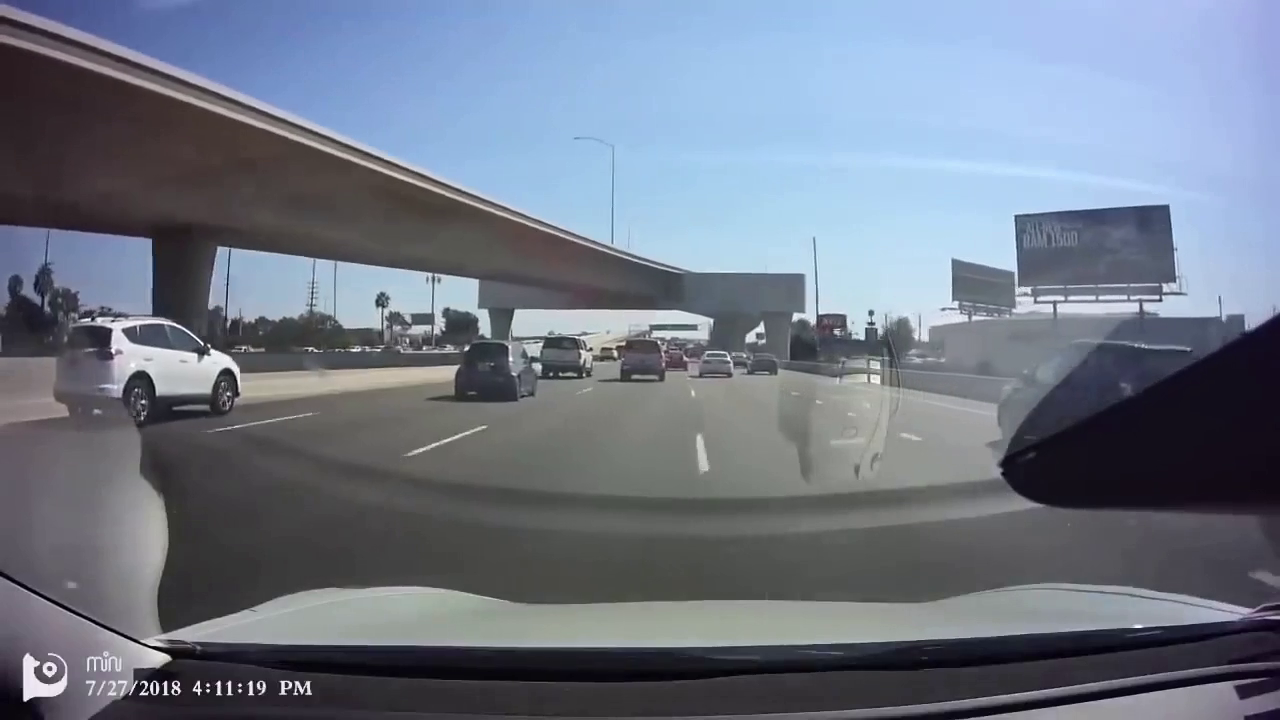
#> input picture frame 17 of Car_dashcam_feed.mp4, 1280 x 720 px
$ python video_car_tracker.py
#> lines starting #> are read from the running program, lines starting #| are printed output that depends on the picture; after the words box and inside, x2 and y2 are one past the last pixel; in counts of white or black regions, pixels touching at a corner belong together
import cv2 as cv
from random import randrange

#The test video clip
video_file = 'Car_dashcam_feed.mp4'

#The function videocapture allows us to gain access to our webcam video feed
video = cv.VideoCapture(video_file)

while True:
    """The function webcam.read() converts our file to a suitable format for the cv2 library. It returns a tuple. The tuple contains a boolean which is stored in the variable successful_frame_read and a frame from the video which is stored in variable frame."""
    successful_frame_read, frame = video.read()
#> frame is the input picture: shape (720, 1280, 3); mean B, G, R 134.3, 120, 111.7

    #This is a check measure. It allows us to identify whether the video has been read successfully.
    if not successful_frame_read:
        break

    #A pre-trained neural network from cars.xml on Github
    cars_classifier_file = 'cars.xml'


    #We create the car tracker here
    video_car_tracker = cv.CascadeClassifier(cars_classifier_file)


    #We convert the video to grey scale to allow the algorithm to work faster
    video_cars_grey_scale = cv.cvtColor(frame, cv.COLOR_BGR2GRAY)
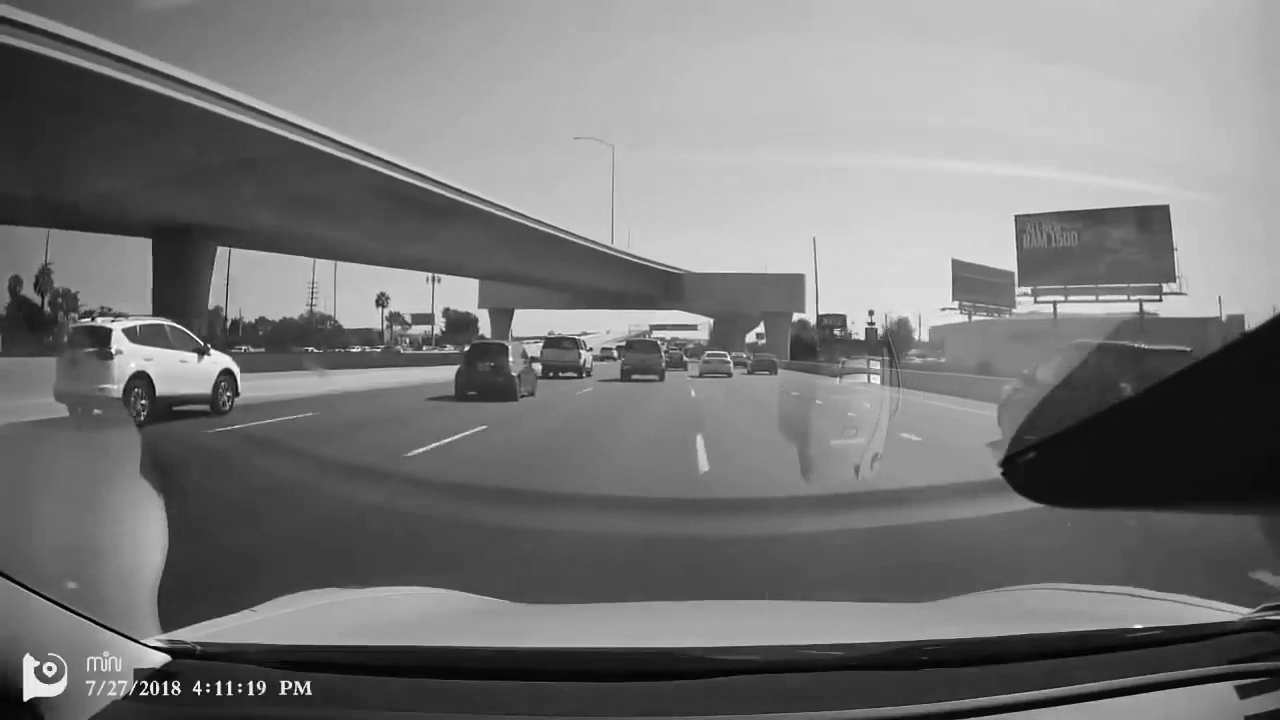
#> video_cars_grey_scale: shape (720, 1280); min 0, max 255, mean 119.1

    #This displays our video
    cv.imshow('Car Tracking system', video_cars_grey_scale)


    """The detectMultiScale functions returns a multi-dimensional array with the coordinates of the position of he vehicles in each frame of the video."""
    video_cars = video_car_tracker.detectMultiScale(video_cars_grey_scale)
#> video_cars = [[555, 365, 22, 22], [634, 366, 24, 24], [1227, 666, 43, 43], [229, 334, 44, 44], [733, 334, 57, 57], [689, 341, 52, 52], [1032, 648, 43, 43]]
    #print(video_cars)


    #Drawing tracking rectangles around the identified vehicles in each frame
    for (x,y,w,h) in video_cars:
        cv.rectangle(frame,(x,y),(x+w,y+h),(randrange(255),randrange(255),randrange(255)),5)

        #This displays our video
        cv.imshow('Car Tracking system', frame)
#> this loop made 7 passes
#> pass 2, `cv.imshow('Car Tracking system', frame)`:
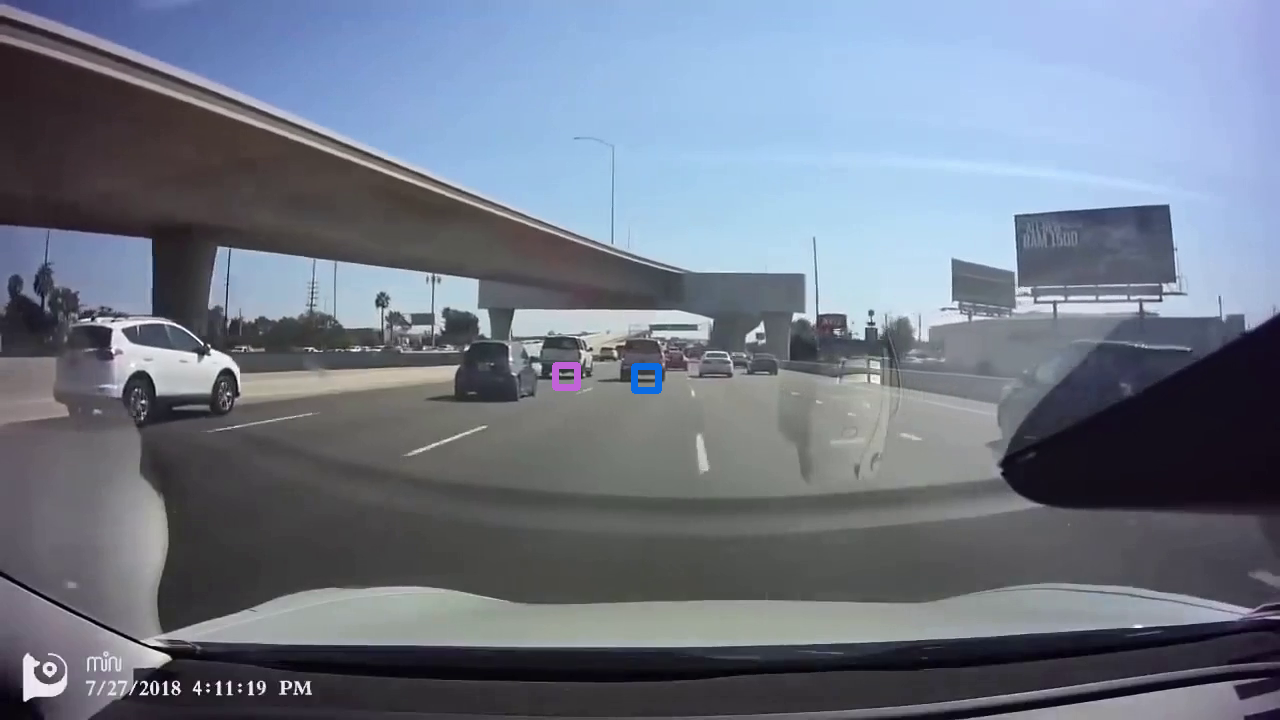
#> window 'Car Tracking system': shape (720, 1280, 3); mean B, G, R 134.5, 120, 111.7
#> after the loop:
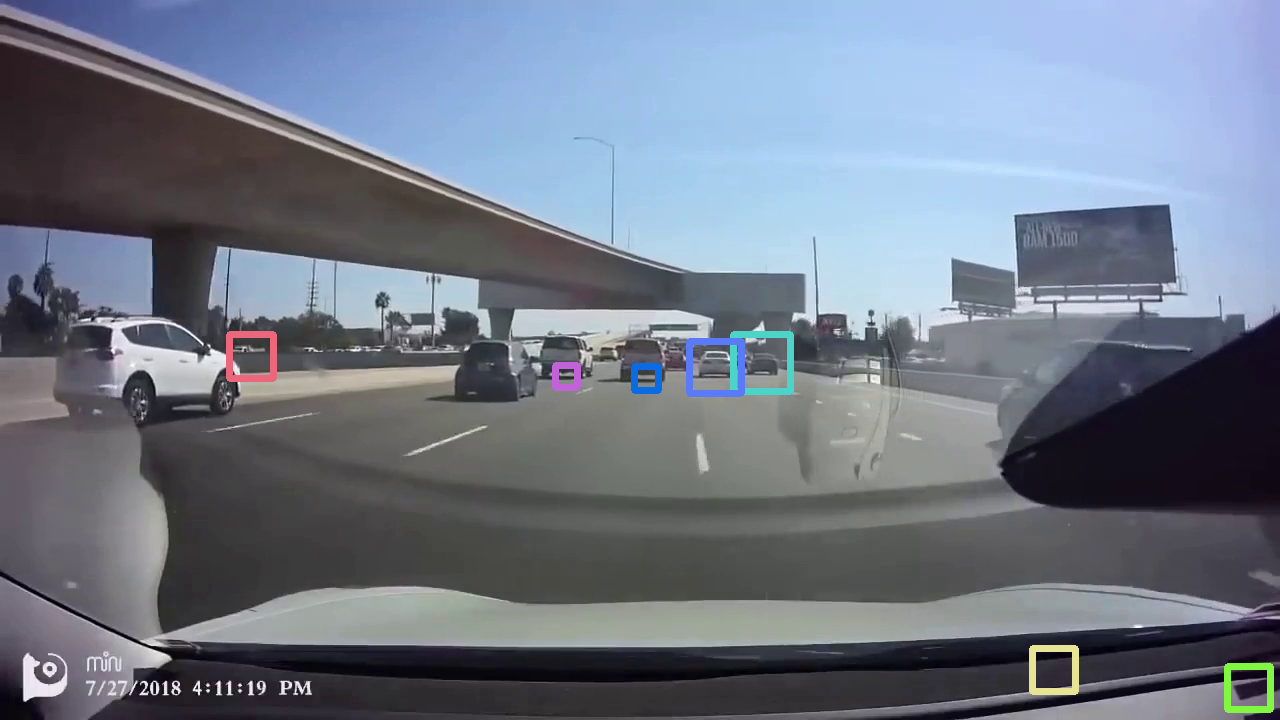
#> frame: shape (720, 1280, 3); 0.84% of pixels changed, all inside (x1, y1, x2, y2) = (226, 331, 1274, 713)


    key = cv.waitKey(1)
#> (key Esc is pressed here)


#This allows us to quit the program instanly by pressing x on the keyboard.

    if key==88 or key==120:
        break


"""This informs the operating system that the program has finished using memory and that the resoures should be directed to other programs"""
video.release()


print('Code complete!!!!')

$ run again, starting later in the video
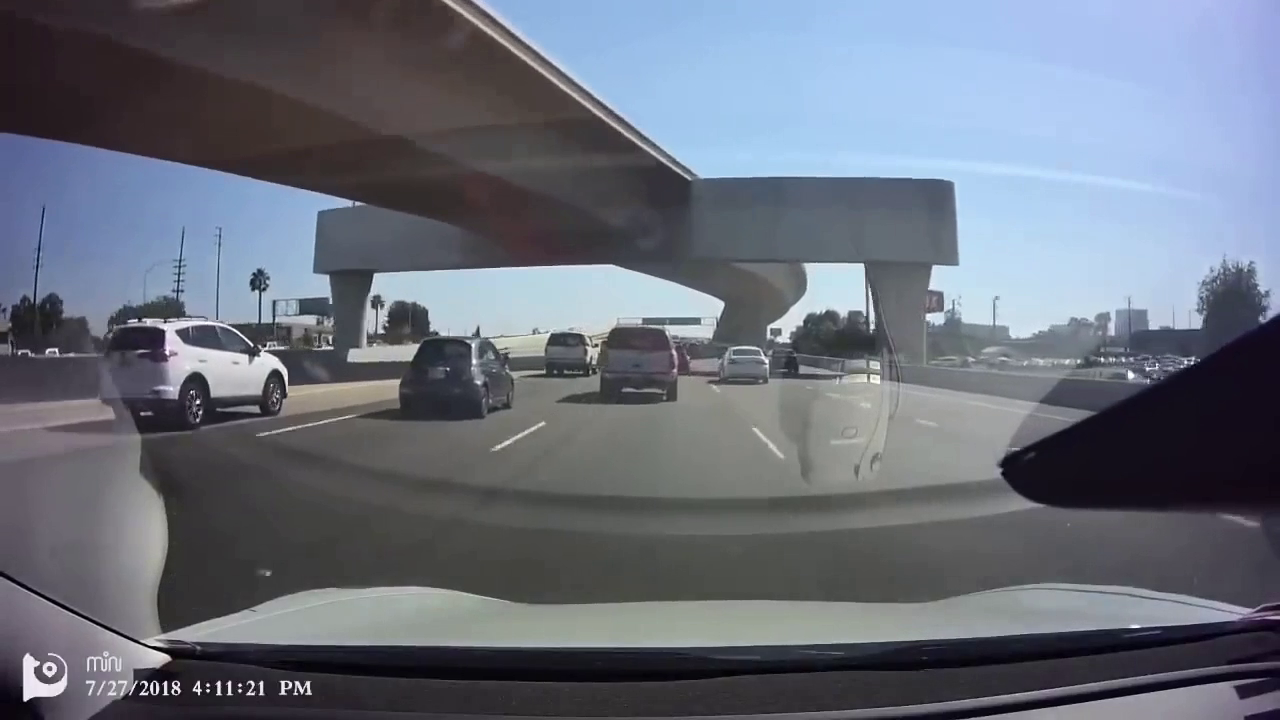
#> input picture frame 80 of Car_dashcam_feed.mp4, 1280 x 720 px
#> frame is the input picture: shape (720, 1280, 3); mean B, G, R 122.9, 110.9, 105.3
#> `video_cars_grey_scale = cv.cvtColor(frame, cv.COLOR_BGR2GRAY)`:
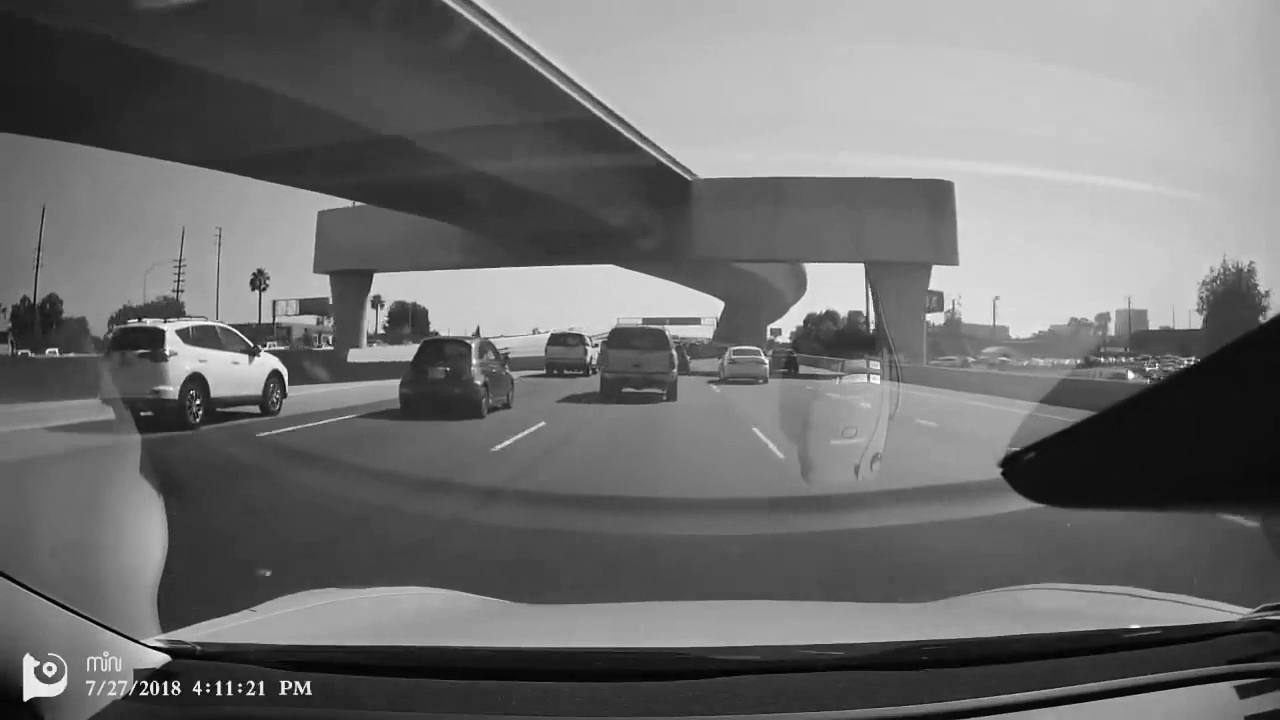
#> video_cars_grey_scale: shape (720, 1280); min 0, max 255, mean 110.6
#> video_cars = [[1227, 666, 45, 45], [705, 332, 75, 75], [42, 377, 80, 80]]
#> the loop `for (x,y,w,h) in video_cars:` made 3 passes
#> after the loop `for (x,y,w,h) in video_cars:`:
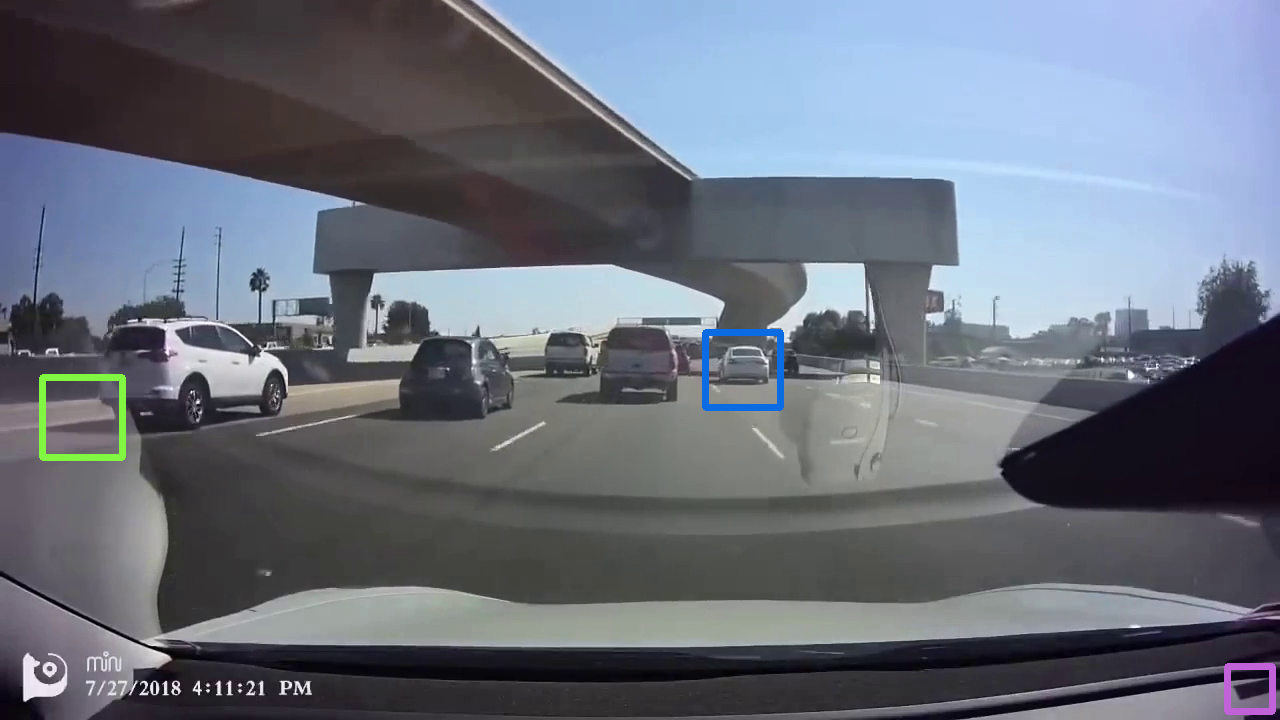
#> frame: shape (720, 1280, 3); 0.6% of pixels changed, all inside (x1, y1, x2, y2) = (39, 329, 1276, 715)
